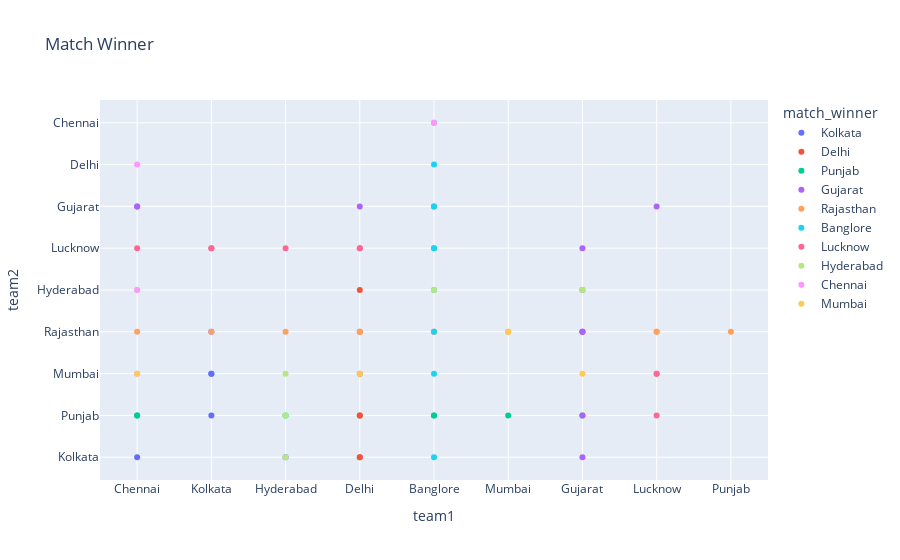

Notebook code cell kept with this figure:
### Markdown cell above
* Match winner

### Code cell
#match winner
m_win = px.scatter(
    ipl, x='team1', y='team2', color='match_winner',
    hover_name="match_winner",title="Match Winner", labels='center'
    )

m_win.show()

### Figure 1 — Plotly figure (JSON) as saved in the notebook; plotly's stock layout.template omitted (floating-point values rounded to 4 significant figures)
{"data": [{"hovertemplate": "<b>%{hovertext}</b><br><br>match_winner=Kolkata<br>team1=%{x}<br>team2=%{y}<extra></extra>", "hovertext": ["Kolkata", "Kolkata", "Kolkata", "Kolkata", "Kolkata", "Kolkata"], "legendgroup": "Kolkata", "marker": {"color": "#636efa", "symbol": "circle"}, "mode": "markers", "name": "Kolkata", "orientation": "v", "showlegend": true, "type": "scatter", "x": ["Chennai", "Kolkata", "Kolkata", "Kolkata", "Kolkata", "Hyderabad"], "xaxis": "x", "y": ["Kolkata", "Punjab", "Mumbai", "Rajasthan", "Mumbai", "Kolkata"], "yaxis": "y"}, {"hovertemplate": "<b>%{hovertext}</b><br><br>match_winner=Delhi<br>team1=%{x}<br>team2=%{y}<extra></extra>", "hovertext": ["Delhi", "Delhi", "Delhi", "Delhi", "Delhi", "Delhi", "Delhi"], "legendgroup": "Delhi", "marker": {"color": "#EF553B", "symbol": "circle"}, "mode": "markers", "name": "Delhi", "orientation": "v", "showlegend": true, "type": "scatter", "x": ["Delhi", "Delhi", "Delhi", "Delhi", "Delhi", "Delhi", "Delhi"], "xaxis": "x", "y": ["Mumbai", "Kolkata", "Punjab", "Kolkata", "Hyderabad", "Rajasthan", "Punjab"], "yaxis": "y"}, {"hovertemplate": "<b>%{hovertext}</b><br><br>match_winner=Punjab<br>team1=%{x}<br>team2=%{y}<extra></extra>", "hovertext": ["Punjab", "Punjab", "Punjab", "Punjab", "Punjab", "Punjab", "Punjab"], "legendgroup": "Punjab", "marker": {"color": "#00cc96", "symbol": "circle"}, "mode": "markers", "name": "Punjab", "orientation": "v", "showlegend": true, "type": "scatter", "x": ["Banglore", "Chennai", "Mumbai", "Chennai", "Gujarat", "Banglore", "Hyderabad"], "xaxis": "x", "y": ["Punjab", "Punjab", "Punjab", "Punjab", "Punjab", "Punjab", "Punjab"], "yaxis": "y"}, {"hovertemplate": "<b>%{hovertext}</b><br><br>match_winner=Gujarat<br>team1=%{x}<br>team2=%{y}<extra></extra>", "hovertext": ["Gujarat", "Gujarat", "Gujarat", "Gujarat", "Gujarat", "Gujarat", "Gujarat", "Gujarat", "Gujarat", "Gujarat", "Gujarat", "Gujarat"], "legendgroup": "Gujarat", "marker": {"color": "#ab63fa", "symbol": "circle"}, "mode": "markers", "name": "Gujarat", "orientation": "v", "showlegend": true, "type": "scatter", "x": ["Gujarat", "Delhi", "Gujarat", "Gujarat", "Chennai", "Gujarat", "Gujarat", "Banglore", "Lucknow", "Chennai", "Gujarat", "Gujarat"], "xaxis": "x", "y": ["Lucknow", "Gujarat", "Punjab", "Rajasthan", "Gujarat", "Kolkata", "Hyderabad", "Gujarat", "Gujarat", "Gujarat", "Rajasthan", "Rajasthan"], "yaxis": "y"}, {"hovertemplate": "<b>%{hovertext}</b><br><br>match_winner=Rajasthan<br>team1=%{x}<br>team2=%{y}<extra></extra>", "hovertext": ["Rajasthan", "Rajasthan", "Rajasthan", "Rajasthan", "Rajasthan", "Rajasthan", "Rajasthan", "Rajasthan", "Rajasthan", "Rajasthan"], "legendgroup": "Rajasthan", "marker": {"color": "#FFA15A", "symbol": "circle"}, "mode": "markers", "name": "Rajasthan", "orientation": "v", "showlegend": true, "type": "scatter", "x": ["Hyderabad", "Mumbai", "Lucknow", "Kolkata", "Delhi", "Banglore", "Punjab", "Lucknow", "Chennai", "Banglore"], "xaxis": "x", "y": ["Rajasthan", "Rajasthan", "Rajasthan", "Rajasthan", "Rajasthan", "Rajasthan", "Rajasthan", "Rajasthan", "Rajasthan", "Rajasthan"], "yaxis": "y"}, {"hovertemplate": "<b>%{hovertext}</b><br><br>match_winner=Banglore<br>team1=%{x}<br>team2=%{y}<extra></extra>", "hovertext": ["Banglore", "Banglore", "Banglore", "Banglore", "Banglore", "Banglore", "Banglore", "Banglore", "Banglore"], "legendgroup": "Banglore", "marker": {"color": "#19d3f3", "symbol": "circle"}, "mode": "markers", "name": "Banglore", "orientation": "v", "showlegend": true, "type": "scatter", "x": ["Banglore", "Banglore", "Banglore", "Banglore", "Banglore", "Banglore", "Banglore", "Banglore", "Banglore"], "xaxis": "x", "y": ["Kolkata", "Rajasthan", "Mumbai", "Delhi", "Lucknow", "Chennai", "Hyderabad", "Gujarat", "Lucknow"], "yaxis": "y"}, {"hovertemplate": "<b>%{hovertext}</b><br><br>match_winner=Lucknow<br>team1=%{x}<br>team2=%{y}<extra></extra>", "hovertext": ["Lucknow", "Lucknow", "Lucknow", "Lucknow", "Lucknow", "Lucknow", "Lucknow", "Lucknow", "Lucknow"], "legendgroup": "Lucknow", "marker": {"color": "#FF6692", "symbol": "circle"}, "mode": "markers", "name": "Lucknow", "orientation": "v", "showlegend": true, "type": "scatter", "x": ["Chennai", "Hyderabad", "Delhi", "Lucknow", "Lucknow", "Lucknow", "Delhi", "Kolkata", "Kolkata"], "xaxis": "x", "y": ["Lucknow", "Lucknow", "Lucknow", "Mumbai", "Mumbai", "Punjab", "Lucknow", "Lucknow", "Lucknow"], "yaxis": "y"}, {"hovertemplate": "<b>%{hovertext}</b><br><br>match_winner=Hyderabad<br>team1=%{x}<br>team2=%{y}<extra></extra>", "hovertext": ["Hyderabad", "Hyderabad", "Hyderabad", "Hyderabad", "Hyderabad", "Hyderabad"], "legendgroup": "Hyderabad", "marker": {"color": "#B6E880", "symbol": "circle"}, "mode": "markers", "name": "Hyderabad", "orientation": "v", "showlegend": true, "type": "scatter", "x": ["Chennai", "Gujarat", "Hyderabad", "Hyderabad", "Banglore", "Hyderabad"], "xaxis": "x", "y": ["Hyderabad", "Hyderabad", "Kolkata", "Punjab", "Hyderabad", "Mumbai"], "yaxis": "y"}, {"hovertemplate": "<b>%{hovertext}</b><br><br>match_winner=Chennai<br>team1=%{x}<br>team2=%{y}<extra></extra>", "hovertext": ["Chennai", "Chennai", "Chennai", "Chennai"], "legendgroup": "Chennai", "marker": {"color": "#FF97FF", "symbol": "circle"}, "mode": "markers", "name": "Chennai", "orientation": "v", "showlegend": true, "type": "scatter", "x": ["Banglore", "Chennai", "Chennai", "Chennai"], "xaxis": "x", "y": ["Chennai", "Mumbai", "Hyderabad", "Delhi"], "yaxis": "y"}, {"hovertemplate": "<b>%{hovertext}</b><br><br>match_winner=Mumbai<br>team1=%{x}<br>team2=%{y}<extra></extra>", "hovertext": ["Mumbai", "Mumbai", "Mumbai", "Mumbai"], "legendgroup": "Mumbai", "marker": {"color": "#FECB52", "symbol": "circle"}, "mode": "markers", "name": "Mumbai", "orientation": "v", "showlegend": true, "type": "scatter", "x": ["Mumbai", "Gujarat", "Chennai", "Delhi"], "xaxis": "x", "y": ["Rajasthan", "Mumbai", "Mumbai", "Mumbai"], "yaxis": "y"}], "layout": {"legend": {"title": {"text": "match_winner"}, "tracegroupgap": 0}, "title": {"text": "Match Winner"}, "xaxis": {"anchor": "y", "domain": [0, 1], "title": {"text": "team1"}}, "yaxis": {"anchor": "x", "domain": [0, 1], "title": {"text": "team2"}}}}
